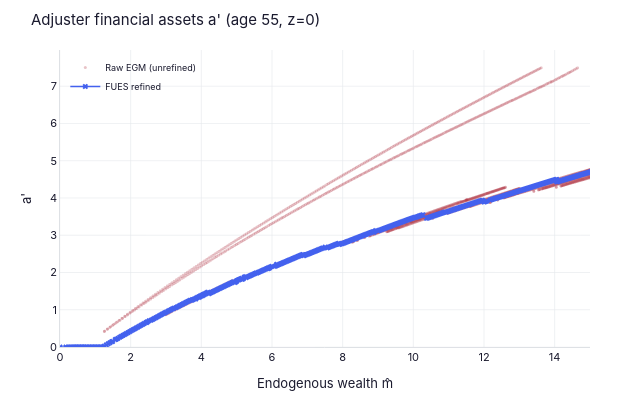
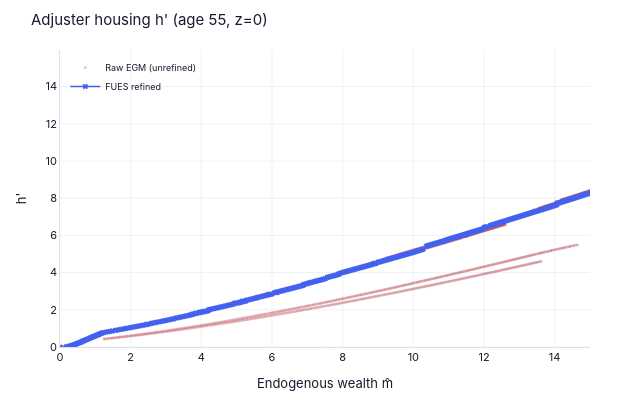
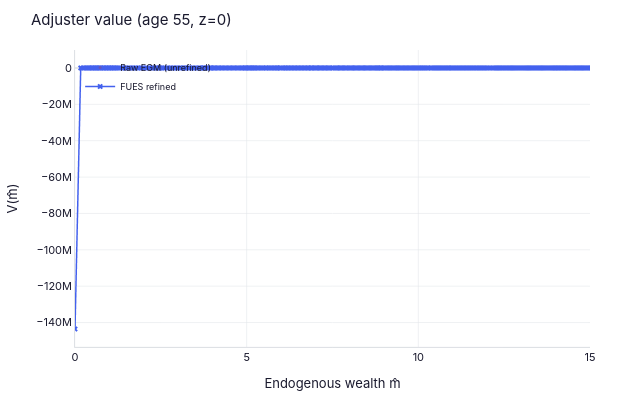

The notebook cell these images were saved under, in order:
### Code cell
# ── Interactive plotly (zoom/pan to inspect dense crossings) ──
try:
    from examples.durables.outputs import nb_plot_adjuster_egm_interactive
    fig_a, fig_h, fig_v = nb_plot_adjuster_egm_interactive(
        results['FUES']['nest'], results['FUES']['grids'], plot_t=55)
    fig_a.show()
    fig_h.show()
    fig_v.show()
except Exception as e:
    print(f'Interactive plots skipped: {e}')

### Figure 1 — Plotly figure (JSON) as saved in the notebook; plotly's stock layout.template omitted (floating-point values rounded to 4 significant figures; data arrays with more than 128 entries replaced by an {"elided": "..."} marker saying what was removed)
{"data": [{"marker": {"color": "#b23a48", "opacity": 0.3, "size": 3}, "mode": "markers", "name": "Raw EGM (unrefined)", "type": "scattergl", "x": {"elided": "3020 float values"}, "y": {"elided": "3020 float values"}}, {"line": {"color": "#4361ee", "width": 1.5}, "marker": {"color": "#4361ee", "size": 5, "symbol": "x"}, "mode": "lines+markers", "name": "FUES refined", "type": "scattergl", "x": {"elided": "863 float values"}, "y": {"elided": "863 float values"}}], "layout": {"dragmode": "zoom", "font": {"color": "#1a1a2e", "family": "Inter, Helvetica Neue, Arial, sans-serif", "size": 11}, "height": 400, "legend": {"bgcolor": "rgba(0,0,0,0)", "borderwidth": 0, "font": {"size": 9}, "x": 0.01, "y": 0.99}, "margin": {"b": 40, "l": 60, "r": 30, "t": 50}, "paper_bgcolor": "#ffffff", "plot_bgcolor": "#ffffff", "title": {"text": "Adjuster financial assets a' (age 55, z=0)"}, "width": 620, "xaxis": {"gridcolor": "#e5e7eb", "gridwidth": 0.6, "linecolor": "#d1d5db", "linewidth": 0.8, "range": [0, 15], "tickfont": {"color": "#1a1a2e"}, "title": {"font": {"color": "#1a1a2e"}, "text": "Endogenous wealth m̂"}, "zerolinecolor": "#e5e7eb"}, "yaxis": {"gridcolor": "#e5e7eb", "gridwidth": 0.6, "linecolor": "#d1d5db", "linewidth": 0.8, "rangemode": "tozero", "tickfont": {"color": "#1a1a2e"}, "title": {"font": {"color": "#1a1a2e"}, "text": "a'"}, "zerolinecolor": "#e5e7eb"}}}

### Figure 2 — Plotly figure (JSON) as saved in the notebook; plotly's stock layout.template omitted (floating-point values rounded to 4 significant figures; data arrays with more than 128 entries replaced by an {"elided": "..."} marker saying what was removed)
{"data": [{"marker": {"color": "#b23a48", "opacity": 0.3, "size": 3}, "mode": "markers", "name": "Raw EGM (unrefined)", "type": "scattergl", "x": {"elided": "3020 float values"}, "y": {"elided": "3020 float values"}}, {"line": {"color": "#4361ee", "width": 1.5}, "marker": {"color": "#4361ee", "size": 5, "symbol": "x"}, "mode": "lines+markers", "name": "FUES refined", "type": "scattergl", "x": {"elided": "863 float values"}, "y": {"elided": "863 float values"}}], "layout": {"dragmode": "zoom", "font": {"color": "#1a1a2e", "family": "Inter, Helvetica Neue, Arial, sans-serif", "size": 11}, "height": 400, "legend": {"bgcolor": "rgba(0,0,0,0)", "borderwidth": 0, "font": {"size": 9}, "x": 0.01, "y": 0.99}, "margin": {"b": 40, "l": 60, "r": 30, "t": 50}, "paper_bgcolor": "#ffffff", "plot_bgcolor": "#ffffff", "title": {"text": "Adjuster housing h' (age 55, z=0)"}, "width": 620, "xaxis": {"gridcolor": "#e5e7eb", "gridwidth": 0.6, "linecolor": "#d1d5db", "linewidth": 0.8, "range": [0, 15], "tickfont": {"color": "#1a1a2e"}, "title": {"font": {"color": "#1a1a2e"}, "text": "Endogenous wealth m̂"}, "zerolinecolor": "#e5e7eb"}, "yaxis": {"gridcolor": "#e5e7eb", "gridwidth": 0.6, "linecolor": "#d1d5db", "linewidth": 0.8, "rangemode": "tozero", "tickfont": {"color": "#1a1a2e"}, "title": {"font": {"color": "#1a1a2e"}, "text": "h'"}, "zerolinecolor": "#e5e7eb"}}}

### Figure 3 — Plotly figure (JSON) as saved in the notebook; plotly's stock layout.template omitted (floating-point values rounded to 4 significant figures; data arrays with more than 128 entries replaced by an {"elided": "..."} marker saying what was removed)
{"data": [{"marker": {"color": "#b23a48", "opacity": 0.3, "size": 3}, "mode": "markers", "name": "Raw EGM (unrefined)", "type": "scattergl", "x": {"elided": "3020 float values"}, "y": {"elided": "3020 float values"}}, {"line": {"color": "#4361ee", "width": 1.5}, "marker": {"color": "#4361ee", "size": 5, "symbol": "x"}, "mode": "lines+markers", "name": "FUES refined", "type": "scattergl", "x": {"elided": "863 float values"}, "y": {"elided": "863 float values"}}], "layout": {"dragmode": "zoom", "font": {"color": "#1a1a2e", "family": "Inter, Helvetica Neue, Arial, sans-serif", "size": 11}, "height": 400, "legend": {"bgcolor": "rgba(0,0,0,0)", "borderwidth": 0, "font": {"size": 9}, "x": 0.01, "y": 0.99}, "margin": {"b": 40, "l": 60, "r": 30, "t": 50}, "paper_bgcolor": "#ffffff", "plot_bgcolor": "#ffffff", "title": {"text": "Adjuster value (age 55, z=0)"}, "width": 620, "xaxis": {"gridcolor": "#e5e7eb", "gridwidth": 0.6, "linecolor": "#d1d5db", "linewidth": 0.8, "range": [0, 15], "tickfont": {"color": "#1a1a2e"}, "title": {"font": {"color": "#1a1a2e"}, "text": "Endogenous wealth m̂"}, "zerolinecolor": "#e5e7eb"}, "yaxis": {"gridcolor": "#e5e7eb", "gridwidth": 0.6, "linecolor": "#d1d5db", "linewidth": 0.8, "rangemode": "normal", "tickfont": {"color": "#1a1a2e"}, "title": {"font": {"color": "#1a1a2e"}, "text": "V(m̂)"}, "zerolinecolor": "#e5e7eb"}}}
